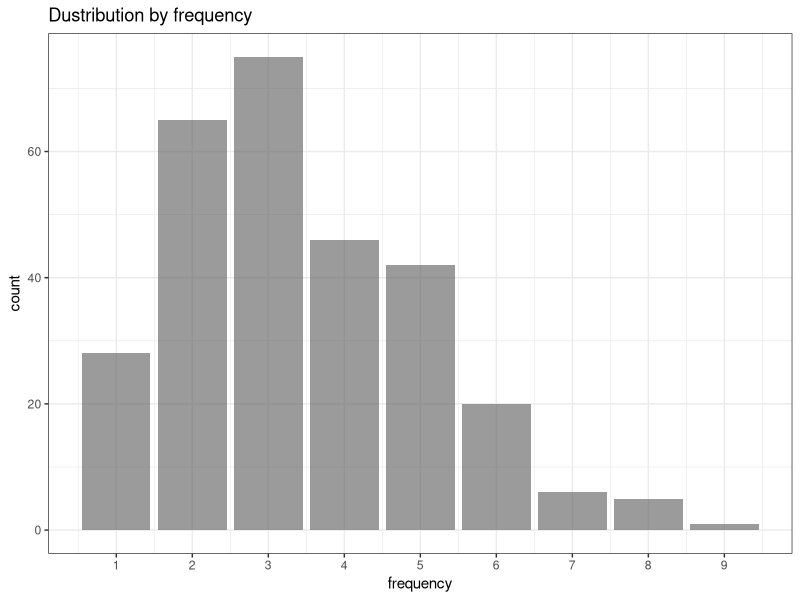
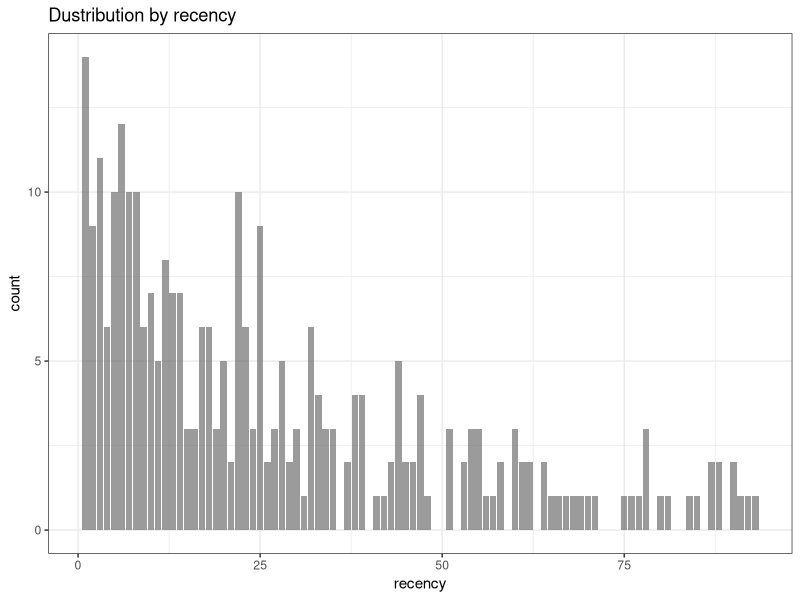
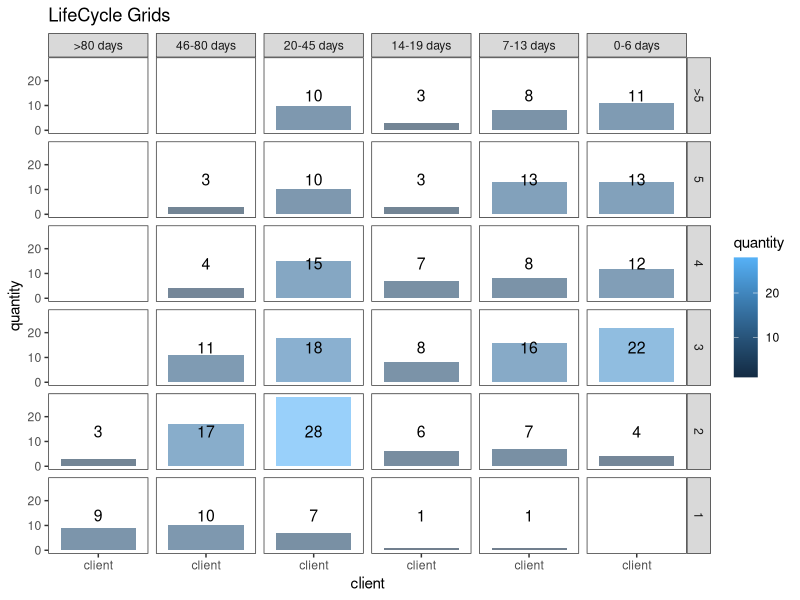
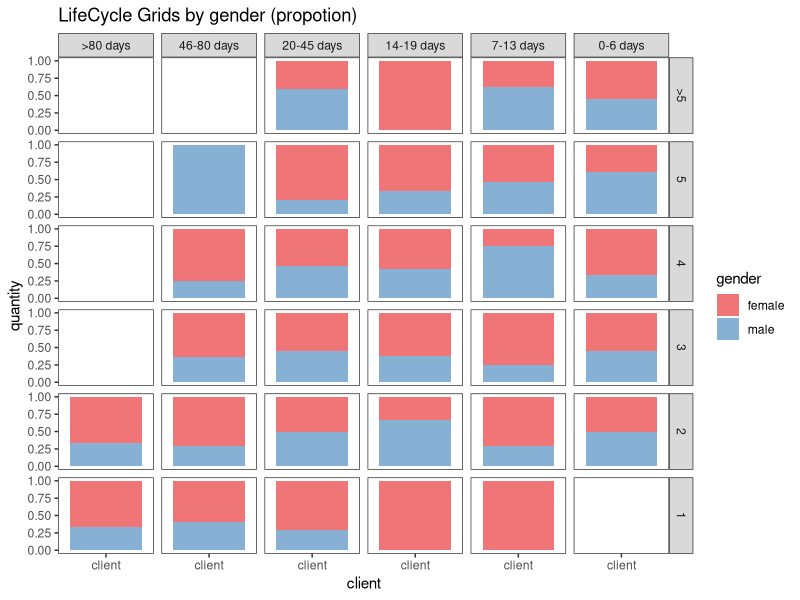
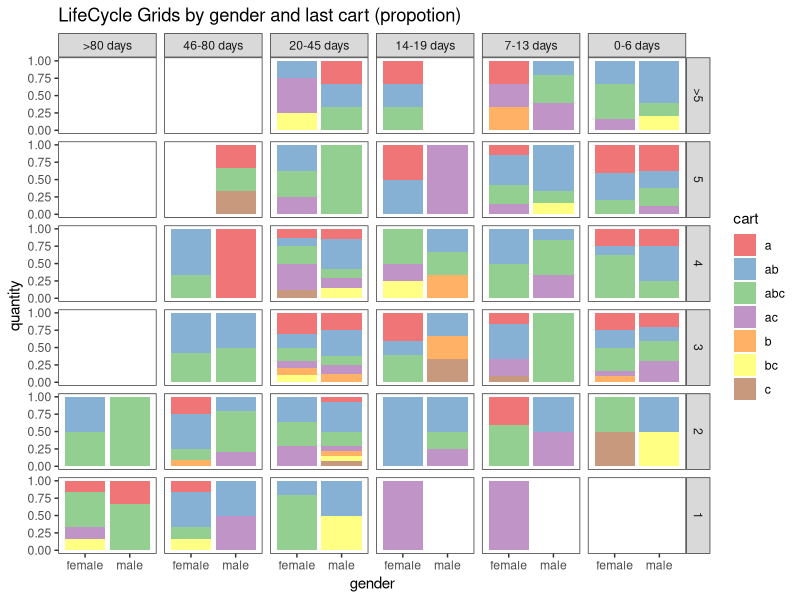

The R source for these figures, in order:
#http://analyzecore.com/2015/02/16/customer-segmentation-lifecycle-grids-with-r/

# loading libraries
library(dplyr)
library(reshape2)
library(ggplot2)

# creating data sample
set.seed(10)
data <- data.frame(orderId=sample(c(1:1000), 5000, replace=TRUE),
                   product=sample(c('NULL','a','b','c'), 5000, replace=TRUE,
                                  prob=c(0.15, 0.65, 0.3, 0.15)))

head(data)

order <- data.frame(orderId=c(1:1000),
                    clientId=sample(c(1:300), 1000, replace=TRUE))
gender <- data.frame(clientId=c(1:300),
                     gender=sample(c('male', 'female'), 300, replace=TRUE, prob=c(0.40, 0.60)))
date <- data.frame(orderId=c(1:1000),
                   orderdate=sample((1:100), 1000, replace=TRUE))

head(data)

orders <- merge(data, order, by='orderId')
orders <- merge(orders, gender, by='clientId')
orders <- merge(orders, date, by='orderId')
orders <- orders[orders$product!='NULL', ]
orders$orderdate <- as.Date(orders$orderdate, origin="2012-01-01")
rm(data, date, order, gender)

head(orders)

# reporting date
today <- as.Date('2012-04-11', format='%Y-%m-%d')

# processing data
orders <- dcast(orders, orderId + clientId + gender + orderdate ~ product, value.var='product', fun.aggregate=length)

orders <- orders %>%
  group_by(clientId) %>%
  mutate(frequency=n(),
         recency=as.numeric(today-orderdate)) %>%
  filter(orderdate==max(orderdate)) %>%
  filter(orderId==max(orderId))

# exploratory analysis
ggplot(orders, aes(x=frequency)) +
  theme_bw() +
  scale_x_continuous(breaks=c(1:10)) +
  geom_bar(alpha=0.6, binwidth=1) +
  ggtitle("Dustribution by frequency")

ggplot(orders, aes(x=recency)) +
  theme_bw() +
  geom_bar(alpha=0.6, binwidth=1) +
  ggtitle("Dustribution by recency")


orders.segm <- orders %>%
  mutate(segm.freq=ifelse(between(frequency, 1, 1), '1',
                          ifelse(between(frequency, 2, 2), '2',
                                 ifelse(between(frequency, 3, 3), '3',
                                        ifelse(between(frequency, 4, 4), '4',
                                               ifelse(between(frequency, 5, 5), '5', '>5')))))) %>%
  mutate(segm.rec=ifelse(between(recency, 0, 6), '0-6 days',
                         ifelse(between(recency, 7, 13), '7-13 days',
                                ifelse(between(recency, 14, 19), '14-19 days',
                                       ifelse(between(recency, 20, 45), '20-45 days',
                                              ifelse(between(recency, 46, 80), '46-80 days', '>80 days')))))) %>%
  # creating last cart feature
  mutate(cart=paste(ifelse(a!=0, 'a', ''),
                    ifelse(b!=0, 'b', ''),
                    ifelse(c!=0, 'c', ''), sep='')) %>%
  arrange(clientId)

# defining order of boundaries
orders.segm$segm.freq <- factor(orders.segm$segm.freq, levels=c('>5', '5', '4', '3', '2', '1'))
orders.segm$segm.rec <- factor(orders.segm$segm.rec, levels=c('>80 days', '46-80 days', '20-45 days', '14-19 days', '7-13 days', '0-6 days'))

lcg <- orders.segm %>%
  group_by(segm.rec, segm.freq) %>%
  summarise(quantity=n()) %>%
  mutate(client='client') %>%
  ungroup()

lcg.matrix <- dcast(lcg, segm.freq ~ segm.rec, value.var='quantity', fun.aggregate=sum)


ggplot(lcg, aes(x=client, y=quantity, fill=quantity)) +
  theme_bw() +
  theme(panel.grid = element_blank())+
  geom_bar(stat='identity', alpha=0.6) +
  geom_text(aes(y=max(quantity)/2, label=quantity), size=4) +
  facet_grid(segm.freq ~ segm.rec) +
  ggtitle("LifeCycle Grids")


lcg.sub <- orders.segm %>%
  group_by(gender, cart, segm.rec, segm.freq) %>%
  summarise(quantity=n()) %>%
  mutate(client='client') %>%
  ungroup()

ggplot(lcg.sub, aes(x=client, y=quantity, fill=gender)) +
  theme_bw() +
  scale_fill_brewer(palette='Set1') +
  theme(panel.grid = element_blank())+
  geom_bar(stat='identity', position='fill' , alpha=0.6) +
  facet_grid(segm.freq ~ segm.rec) +
  ggtitle("LifeCycle Grids by gender (propotion)")


ggplot(lcg.sub, aes(x=gender, y=quantity, fill=cart)) +
  theme_bw() +
  scale_fill_brewer(palette='Set1') +
  theme(panel.grid = element_blank())+
  geom_bar(stat='identity', position='fill' , alpha=0.6) +
  facet_grid(segm.freq ~ segm.rec) +
  ggtitle("LifeCycle Grids by gender and last cart (propotion)")



